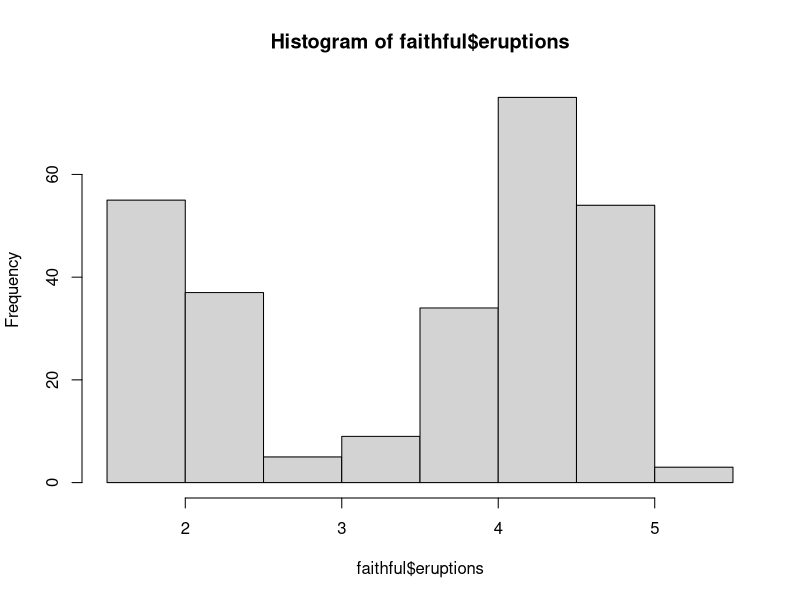

The R source for this figure:
## ---- chunk 1
knitr::opts_chunk$set(echo = TRUE)
## ---- chunk 2
hist(faithful$eruptions)
